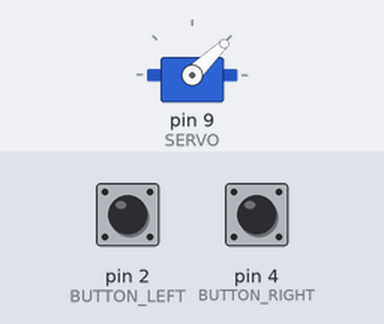
A sketch run on a simulated Arduino Uno, built with avr-gcc and run on an emulated ATmega328P. Parts: servo. The test bench sets the inputs (shaded band); at power-on: pin 4 (BUTTON_RIGHT) HIGH, pin 2 (BUTTON_LEFT) HIGH.

Above: at 1.4 s.
1.5 s: pin 4 (BUTTON_RIGHT) pulled LOW for 0.15 s
At 2.4 s:
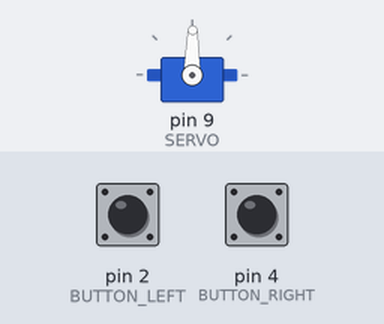
4.4 s: pin 2 (BUTTON_LEFT) pulled LOW for 0.15 s
At 5.4 s:
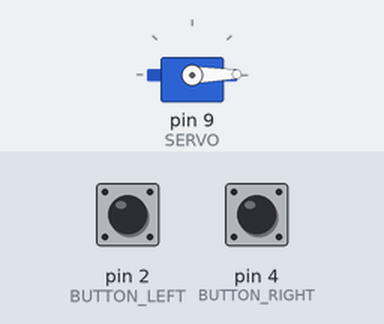
7.3 s: pin 2 (BUTTON_LEFT) driven LOW and pin 4 (BUTTON_RIGHT) driven LOW
At 8.9 s:
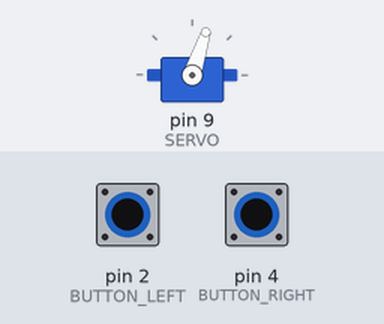
Timing chart, 0 to 11.7 s (numbered marks = the images above; inputs shaded):
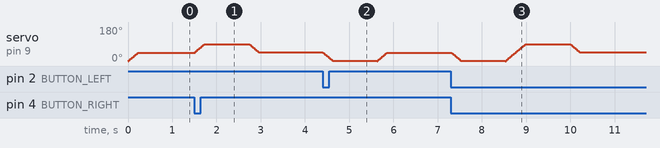

The sketch:

Button_Sweep.ino
```cpp
#include <Servo.h>
#define BUTTON_LEFT 2 //Upper Mono Port
#define SERVO 9
#define BUTTON_RIGHT 4 //Lower Mono Port
#define DELAY_MS 1000
#define MAX_VALUE 90


Servo myservo;

const int resting = 45;
const int pressedL = 0;
const int pressedR = 90;
int value = resting;
int prevValue = 0;

bool leftHeld = false;
bool rightHeld = false;

void moveServo(int value, int prevValue);

void setup() {
  myservo.attach(SERVO);  // attaches the servo on pin 3 to the servo object
  pinMode(BUTTON_LEFT, INPUT_PULLUP);
  pinMode(BUTTON_RIGHT, INPUT_PULLUP);
  //Serial.begin(9600);
  moveServo(value, prevValue);
}

void loop() {
  //if (Serial.available() > 0)
  //{
  //value = Serial.parseInt();
  //Serial.print(value);
  //Serial.print("\n");

  //moveServo(value, prevValue);

  //prevValue = value;
  //}

  if (digitalRead(BUTTON_LEFT) == LOW && !leftHeld)
  {
    moveServo(pressedL, resting);
    delay(DELAY_MS);
    moveServo(resting, pressedL);
    leftHeld = true;
  }

  if (digitalRead(BUTTON_RIGHT) == LOW && !rightHeld)
  {
    moveServo(pressedR, resting);
    delay(DELAY_MS);
    moveServo(resting, pressedR);
    rightHeld = true;
  }

  //Reset the held bools so that we know if the button can be pressed again
  if (digitalRead(BUTTON_LEFT) == HIGH)
  {
    leftHeld = false;
  }

  if (digitalRead(BUTTON_RIGHT) == HIGH)
  {
    rightHeld = false;
  }
}

void moveServo(int value, int prevValue)
{

  if (value > MAX_VALUE)
    value = MAX_VALUE;

  if (value < 0)
    value = 0;

  if (value < prevValue)
  {
    for (int i = prevValue; i > value; i--)
    {
      myservo.write(i);
      delay(5);
    }
  }
  else if (value > prevValue)
  {
    for (int i = prevValue; i < value; i++)
    {
      myservo.write(i);
      delay(5);
    }
  }
}
```

Measured:
- after the input at 1.5 s, servo on pin 9 (SERVO): rises from 44° to 90° in 1.2 s, then falls to 46° in 0.22 s
